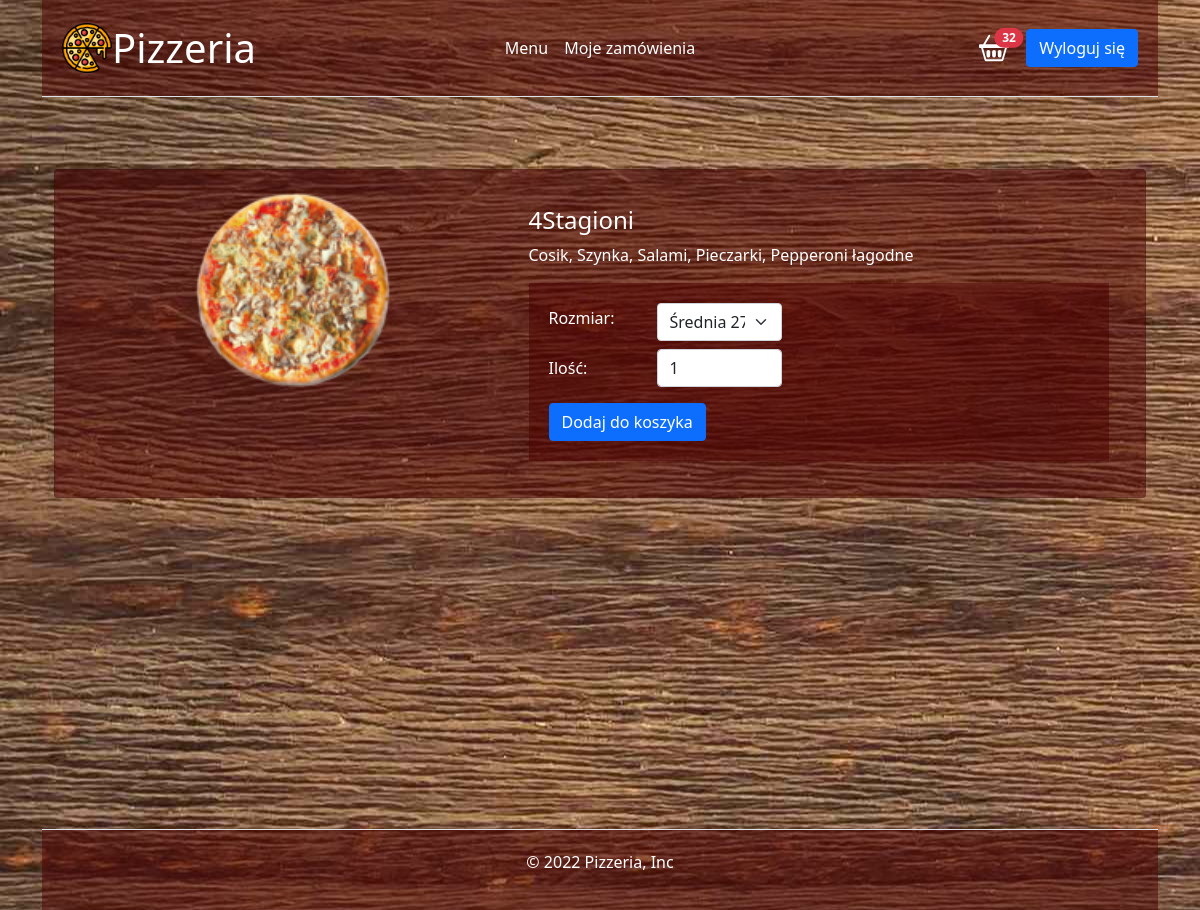
Page /pizzeria/food-details.php?foodId=5 (signed in) on the committed database.
### tables this page shows
CREATE TABLE `food` (
  `id` int(11) NOT NULL,
  `name` varchar(30) DEFAULT NULL
);

### pizzeria/models/FoodModel.php (called while the page is built, shortened)
<?php
class FoodModel
{
    protected $db;
    public function __construct(PDO $db)
    {
        $this->db = $db;
    }
    public function getProductWithDetailsById(int $productId)
    {
        $sql = "SELECT f.id, f.name, m.price AS mała, s.price AS średnia, d.price AS duża, skl.ingredients
            FROM food AS f,
            (SELECT food_id, price FROM food_size WHERE name='mała') AS m,
            (SELECT food_id, price FROM food_size WHERE name='średnia') AS s,
            (SELECT food_id, price FROM food_size WHERE name='duża') AS d,
            (SELECT f.id AS x, f.name, GROUP_CONCAT(i.name SEPARATOR ', ')
            AS ingredients FROM food AS f, ingredients AS i, storage AS s
            WHERE s.food_id = f.id AND s.ingredient_id = i.id
            GROUP by f.id) AS skl
            WHERE f.id = m.food_id
            AND f.id = s.food_id
            AND f.id = d.food_id
            AND f.id = skl.x
            AND f.id = :productId";
        $stmt = $this->db->prepare($sql);
        $stmt->bindParam(":productId", $productId, PDO::PARAM_INT);
        $stmt->execute();
        return $stmt->fetch();
    }
}

### pizzeria/views/food-context.php (the view, shortened to what this page needs)
<div class="container">
    <div class="row">
        <div class="my-5">
            <div class="card mb-3">
                <div class="row g-0">
                    <div class="col-xl-5 text-center">
                        <img class="img-fluid" src="/img/<?= $foodDetails["name"] ?>.jpg" style="min-width:200px; min-height:200px" />
                    </div>
                    <div class="col-xl-7">
                        <div class="card-body">
                            <h4 class="card-title"><?= $foodDetails["name"] ?></h4>
                            <p class="card-text"><?= $foodDetails["ingredients"] ?></p>
                            <form action="controllers/basket_add.php?foodId=<?= $foodId ?>" method="post">
                                <div class="hstack gap-2 mb-2">
                                    <label class="form-label" for="size" style="width: 100px">Rozmiar: </label>
                                    <select class="form-select form-select" name="size" style="width: 125px">
                                        <option selected value="średnia">Średnia <?= $foodDetails["średnia"] ?> zł</option>
                                    </select>
                                </div>
                                <div class="hstack gap-2 mb-2">
                                    <label class="form-label" for="quantity" style="width: 100px">Ilość: </label>
                                    <input type="number" id="quantity" name="quantity" class="form-control mb-2" style="width: 125px" min="1" max="5" value="1">
                                </div>
                                <button type="submit" class="btn btn-primary">Dodaj do koszyka</button>
                            </form>
                        </div>
                    </div>
                </div>
            </div>
        </div>
    </div>
</div>

### css/style.css (style rules this page uses)
body { background-image: url("../img/background.jpg"); background-repeat: no-repeat; background-position: left center; background-attachment: fixed; color: #fff; }
.card, .table, header, footer, form { background-color: rgba(77, 1, 1, 0.5); color: #fff; padding: 20px; }

### rows in the picture
food: name (picture), name "4Stagioni"

### other values in the picture
$_SESSION["basketCount"] "32"
$foodDetails["ingredients"] "Cosik, Szynka, Salami, Pieczarki, Pepperoni łagodne"
